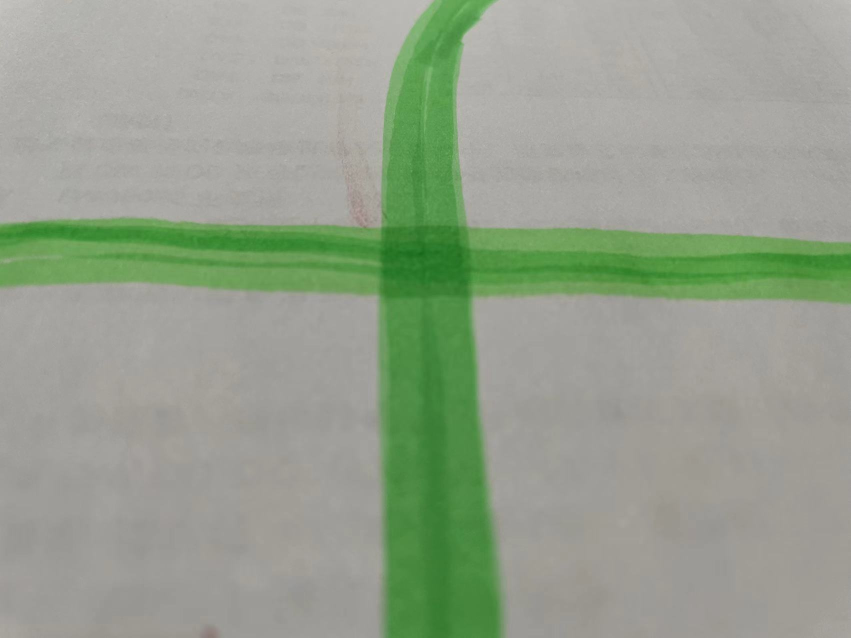
#> input picture entityCar/Code/cross.jpg, 1702 x 1276 px (shown at 1/2 size)
$ python lineFollow.py
#> lines starting #> are read from the running program, lines starting #| are printed output that depends on the picture; after the words box and inside, x2 and y2 are one past the last pixel; in counts of white or black regions, pixels touching at a corner belong together
# encoding: utf-8
import numpy as np
import cv2

img = cv2.imread('cross.jpg')
#> img is the input picture: shape (1276, 1702, 3); mean B, G, R 141.4, 159.7, 148.8
# 图像缩放
img = cv2.resize(img, (640, 480))
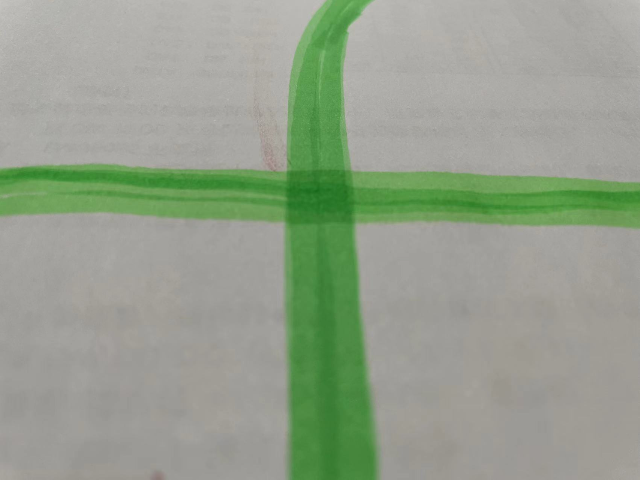
#> img: shape (480, 640, 3); mean B, G, R 141.3, 159.7, 148.8
# 转换为HSV
hsv = cv2.cvtColor(img, cv2.COLOR_BGR2HSV)
#> hsv: shape (480, 640, 3); mean H, S, V 29.9, 33.3, 160.9
# 定义绿色的阈值
lower_green = np.array([35, 43, 46])
upper_green = np.array([77, 255, 255])

# 二值化
binary = cv2.inRange(hsv, lower_green, upper_green)
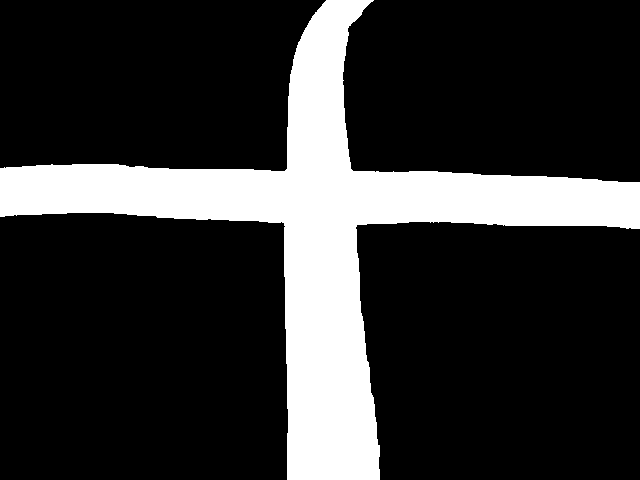
#> binary: shape (480, 640); 20.3% white; 1 white region, box (x1, y1, x2, y2) and area: (0, 0, 640, 480) 62242

# [15 lines of commented-out code are left out]
canny = cv2.Canny(binary, 50, 150)
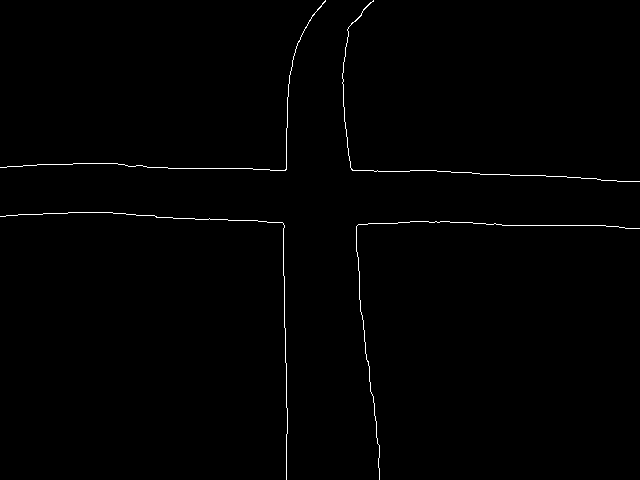
#> canny: shape (480, 640); 0.66% white in thin lines or dots

direction = [[0, 1], [1, 1], [1, 0], [1, -1], [0, -1], [-1, -1], [-1, 0], [-1, 1]]
length, width = binary.shape
#> length = 480; width = 640
trace = [[]]
trace_k = 0

for i in range(length - 1, -1, -1):
    for j in range(width):
        if canny[i, j] == 255:
            trace[trace_k].append([j, i])
            canny[i, j] = 0
            k = 0
            while 1:
                for cnt in range(8):
                    k = k % 8
                    x = i + direction[k][0]
                    y = j + direction[k][1]
                    if length > x >= 0 and width > y >= 0:
                        if canny[x, y] == 255:
                            trace[trace_k].append([y, x])
                            canny[x, y] = 0
                            i = x
                            j = y
                            k = k - 2
                            break
                    k = k + 1

                if cnt == 7:
                    findOne = True
                    trace_k = trace_k + 1
                    trace.append([])
                    break
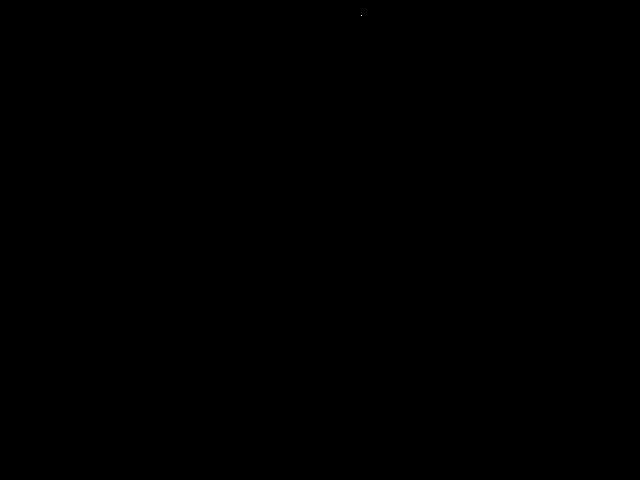
#> canny: shape (480, 640); 0% white in thin lines or dots, all inside (x1, y1, x2, y2) = (361, 15, 362, 16)
#> after the loop, findOne = True; j = 639; k = 5; trace_k = 35; x = 6; y = 321

m = 0

# 在二值化图像上绘制轨迹
img = cv2.cvtColor(binary, cv2.COLOR_GRAY2BGR)
for i in range(len(trace)):
    for point in trace[i]:

        img = cv2.circle(img, point, 1, (0, 0, 255), 1)
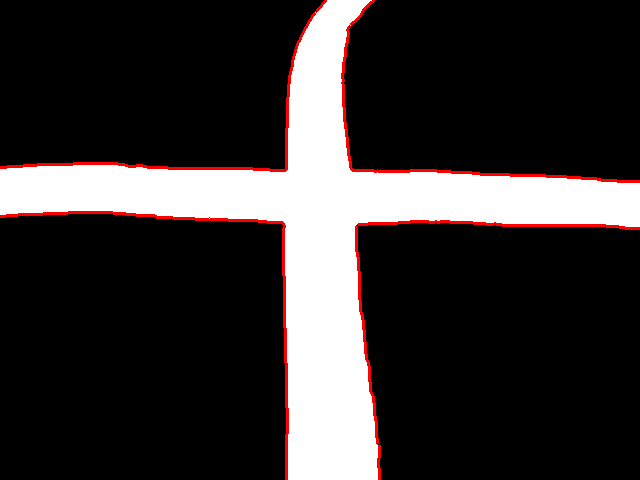
#> img: shape (480, 640, 3); mean B, G, R 49.2, 49.2, 54.2

print(m)
cv2.imshow("image", binary)
cv2.imshow("image1", img)
cv2.waitKey(0)
